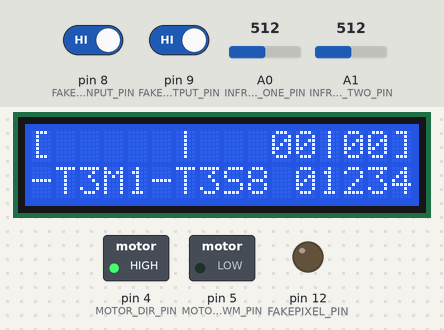
A sketch run on a simulated Arduino Uno, built with avr-gcc and run on an emulated ATmega328P. Parts: 16×2 character LCD, switched loads named in the sketch (green lamp = pin HIGH), output pins drawn as LEDs (lit = HIGH). The inputs (shaded band) are chosen by the test bench; at power-on: pin 9 (FAKESENSOR_OUTPUT_PIN) HIGH, pin 8 (FAKESENSOR_IINPUT_PIN) HIGH, A0 (INFRARED_ONE_PIN) = 512, A1 (INFRARED_TWO_PIN) = 512.

Above: at 1.05 s.
1.3 s: pin 9 (FAKESENSOR_OUTPUT_PIN) driven LOW
At 1.66 s:
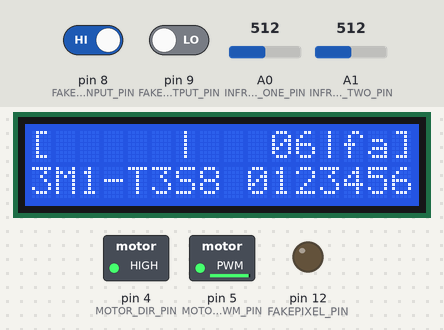
3.9 s: pin 8 (FAKESENSOR_IINPUT_PIN) driven LOW
At 4.17 s:
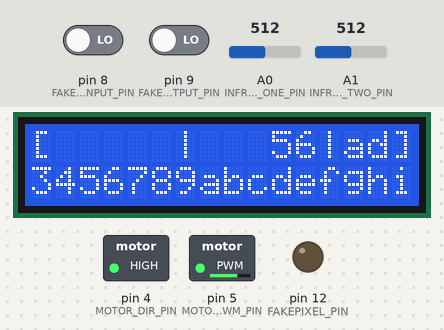
6.4 s: pin 8 (FAKESENSOR_IINPUT_PIN) driven HIGH
At 6.67 s:
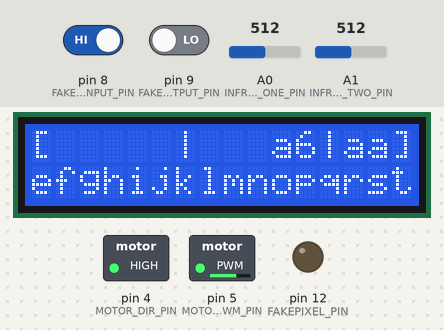
8.9 s: pin 9 (FAKESENSOR_OUTPUT_PIN) driven HIGH
At 9.16 s:
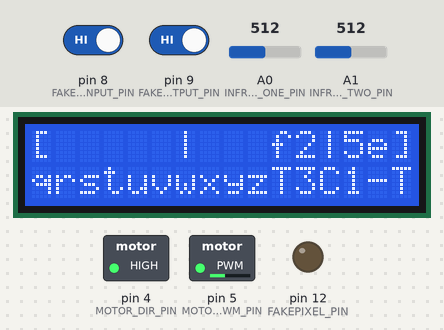
10.9 s: pin 9 (FAKESENSOR_OUTPUT_PIN) driven LOW
At 11.31 s:
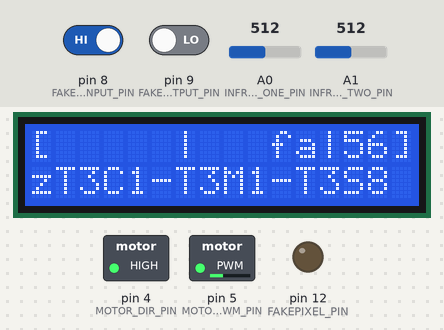
13.6 s: pin 8 (FAKESENSOR_IINPUT_PIN) driven LOW
At 13.82 s:
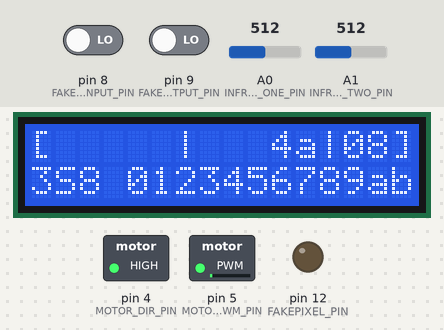
Timing chart, 0 to 16.6 s (numbered marks = the images above; inputs shaded):
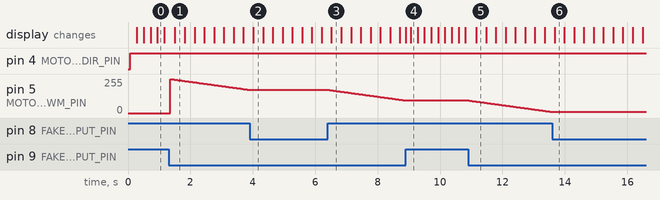

The sketch:

conglomeration_code.ino
```cpp
/* I2C LCD with Arduino example code. More info: https://www.makerguides.com */

// Include the libraries:
// LiquidCrystal_I2C.h: https://github.com/johnrickman/LiquidCrystal_I2C
#include <Wire.h> // Library for I2C communication
#include <LiquidCrystal_I2C.h> // Library for LCD

// BIGTODO ADD IN THE FIRST ROW DISPLAY BLOCK COLUMN IDX PRE-PROCESSOR VARS
#define COLS 16
#define ROWS 2

#define FIRSTROW_IDX 0
#define SECONROW_IDX 1

#define BACKLIGHT_BYTE 0xff
#define USING_CODE_CHUNK false

/*
Usually, they are either black, red, and white, or they are brown, red, and orange/yellow:
  brown or black = ground (GND, battery negative terminal)
  red = servo power (Vservo, battery positive terminal)
  orange, yellow, white, or blue = servo control signal line.
*/

// [ ] get the documentation for the motor driver stuff
// [ ] reorganise pins as per pin diagram
// BIGTODO PINS ON THE PIN DIAGRAM GIVEN
#define MOTOR_LIT_PIN 2 // light pin
#define MOTOR_LIT_PINMODE INPUT_PULLUP // light pin

#define MOTOR_DIR_PIN 4
#define MOTOR_DIR_PINMODE OUTPUT
#define MOTOR_DIR_VAL HIGH

#define MOTOR_PWM_PIN 5
#define MOTOR_PWM_PINMODE OUTPUT
#define MOTOR_ANALOG_VAL 0xff


#define INFRARED_THRESHOLD 10

#define INFRARED_ONE_PIN A0
#define INFRARED_ONE_PINMODE INPUT
#define INFRARED_TWO_PIN A1
#define INFRARED_TWO_PINMODE INPUT

// placeholder val for the pin iinput
#define FAKESENSOR_IINPUT_PIN 8
#define FAKESENSOR_IINPUT_PINMODE INPUT_PULLUP
#define FAKESENSOR_OUTPUT_PIN 9
#define FAKESENSOR_OUTPUT_PINMODE INPUT_PULLUP

#define FAKESENSOR_TEST_VAL LOW

#define FAKEPIXEL_PIN 12
#define FAKEPIXEL_PINMODE OUTPUT
#define FAKEPIXEL_VAL_ON HIGH
#define FAKEPIXEL_VAL_OFF LOW

#define SENSOR_IINPUT_TYPE 0
#define SENSOR_OUTPUT_TYPE 1

#define USING_STRING_FIRSTROW false
#define USING_STRING_SECONROW false

#define EMPTY_BLOCK_CHAR ' '
#define EMPTY_BLOCK_STR " "

#define SCROLL_FRAME_SNOOZE 0x7

// nth frame to update the display, must be at least 1
#define FRAMEUPDATE_DISPLAY_COUNTER 0x1

// #define UPDATE_FACTOR_TEXTSCROLL 0x3
#define UPDATE_FACTOR_CLOCK_BLINK 0xa


// BIGTODO CAN USE WIRES TO BREADBOARD FOR SWITCH ON OFF THE BACKLIIGHT LED
// Wiring: SDA pin is connected to A4 and SCL pin to A5.
// Connect to LCD via I2C, default address 0x27 (A0-A2 not jumpered)
LiquidCrystal_I2C lcd = LiquidCrystal_I2C(0x27, COLS, ROWS); // Change to (0x27,20,4) for 20x4 LCD.

static String hexRow = "0123456789abcdef";

#define FIRST_ROW_FRAME "[     |     |  ]"
#define TEAM_NAME "T3C1-T3M1-T3S8 0123456789abcdefghijklmnopqrstuvwxyz"

// BIGTODO NEED TO MOVE OVER TO USING AN ARRAY FOR EASY ADDRESSIING
// line string stores printed to display
static String firstRow = FIRST_ROW_FRAME;
static String seconRow = TEAM_NAME;

/* arr initialisation notes:

  int myInts[6];
  int myPins[] = {2, 4, 8, 3, 6};
  int mySensVals[5] = {2, 4, -8, 3, 2};
  char message[6] = "hello";
*/

static unsigned loopCounter = 0;

static unsigned marbleCount_currInternal = 0;
static unsigned marbleCount_totalServiced = 0;

// // used for what each char is on first row
// static char firstRowBlockChars[COLS];
// // used for what each char is on second row
// static char seconRowBlockChars[sizeof(seconRow)];

// static int firstRowWriteFrom = 0;
// static int seconRowWriteFrom = 0;

void setup() {
  // Initiate the LCD:
  lcd.init();
  lcd.setBacklight(BACKLIGHT_BYTE);
  // lcd.backlight();

  // pixel thingy
  pinMode(FAKEPIXEL_PIN, FAKEPIXEL_PINMODE);
  // [ ] figure out pwm pin handling
  pinMode(MOTOR_LIT_PIN, MOTOR_LIT_PINMODE);
  pinMode(MOTOR_DIR_PIN, MOTOR_DIR_PINMODE);
  pinMode(MOTOR_PWM_PIN, MOTOR_PWM_PINMODE);
  // [ ] figure out sensor pin handling
  // set for internal resistor
  pinMode(FAKESENSOR_IINPUT_PIN, FAKESENSOR_IINPUT_PINMODE);
  pinMode(FAKESENSOR_OUTPUT_PIN, FAKESENSOR_OUTPUT_PINMODE);

  // infrared sensor code
  pinMode(INFRARED_ONE_PIN, INFRARED_ONE_PINMODE);
  pinMode(INFRARED_TWO_PIN, INFRARED_TWO_PINMODE);

  setupRowStrings();
}

// [ ] reorganise functions as per UML / necessity

// WARN: may give idx out of boundss if needs null char
void emptyScreen(){
  // loop all and empty
  for (int i = 0; i < sizeof(firstRow)-1; i++)
  {
    firstRow.setCharAt(i,EMPTY_BLOCK_CHAR);
  }

  // same for second
  for (int i = 0; i < sizeof(seconRow)-1; i++)
  {
    seconRow.setCharAt(i,EMPTY_BLOCK_CHAR);
  }
}

void fillRows(){
  // // loop all and empty
  // for (int i = 0; i < sizeof(firstRowBlockChars); i++)
  // {
  //   firstRowBlockChars[i] = firstRow.charAt(i);
  // }
  // // loop all and empty
  // for (int i = 0; i < sizeof(seconRowBlockChars); i++)
  // {
  //   seconRowBlockChars[i] = firstRow.charAt(i);
  // }
  firstRow = FIRST_ROW_FRAME;
  seconRow = TEAM_NAME;
}

// setup the default things in our char arrays
void setupRowStrings(){
  // fill with the strings?
  fillRows();
}

// BIGTODO: look into making this a pre-processor macro
// for snoozing frame timeoutss
unsigned testFrameTimeout(unsigned frameTimeout){
  return !(loopCounter%frameTimeout);
}

// BIGTODO: change this to have the different pin inputs handle
//          also iinclude that we need to map what pins have what values as standard
//          so HIIGH or LOW for theiir normal thing
int receivedSensorInput(int sensorValue){
  if(sensorValue == FAKESENSOR_TEST_VAL){
    return 1; // 1 as true
  }
  return 0; // 0 as false
}

// advance by one character in the line
void scrollText(int lineIdx){
  // ordered so compiler will optimise
  switch (lineIdx) {
    case FIRSTROW_IDX:
      firstRow = firstRow.substring(1)+firstRow.substring(0,1);
      break;
    case SECONROW_IDX:
      seconRow = seconRow.substring(1)+seconRow.substring(0,1);
      break;
    default:
      seconRow = seconRow.substring(1)+seconRow.substring(0,1);
      break;
  }
}

// only grabs 0-15
//  WARN: gives an index out of bounds if more than 15
char getHexChar(unsigned val){
  return hexRow.charAt(val);
}

// need to decide whether we write the number with function or not?
//  WARN gives an index out of bounds if the colIdx is >= length of row string
void addNumberToBuffer(int colIdx, int rowIdx, unsigned numberAddingToBuffer){
  // based on row
  //  ordered so compiler will optimise with pointer math
  switch (rowIdx) {
    // for the first row bracketables
    case FIRSTROW_IDX:
      // first hex digit
      firstRow.setCharAt(colIdx,getHexChar((0xf0&numberAddingToBuffer)>>4));
      // second hex digit
      firstRow.setCharAt(colIdx+1,getHexChar(0xf&numberAddingToBuffer));
      break;
    // incase we want to change the scrolling text
    case SECONROW_IDX:
    default:
      // first hex digit
      seconRow.setCharAt(colIdx,getHexChar((0xf0&numberAddingToBuffer)>>4));
      // second hex digit
      seconRow.setCharAt(colIdx+1,getHexChar(0xf&numberAddingToBuffer));
      break;
  }
}


void updateCounterDisplays(){
  // check that it's the current frame that we want it on
  if(testFrameTimeout(FRAMEUPDATE_DISPLAY_COUNTER)){
    // hand off number adding
    addNumberToBuffer(COLS-3,FIRSTROW_IDX,marbleCount_currInternal);
    addNumberToBuffer(COLS-6,FIRSTROW_IDX,marbleCount_totalServiced);

  }
}

void updateDisplay(){
  // Set the cursor on the first column and first row.
  lcd.setCursor(0, FIRSTROW_IDX);


  updateCounterDisplays();


  lcd.print(firstRow); // Print the striing way


  // Set the cursor on the first column and second row.
  lcd.setCursor(0, SECONROW_IDX);

  lcd.print(seconRow.substring(0,COLS)); // Print the striing way
}

// [ ] get the sensor documentation
// [ ] get code for the sensor stuff

// this handles the sensor
void handleFakeSensorInput(int inputType){
  // ordered so compiler will be happy and use
  //  pointer math
  switch (inputType) {
  // check input type
  case SENSOR_IINPUT_TYPE:
    marbleCount_currInternal++;
    break;
  // otherwise assume out
  case SENSOR_OUTPUT_TYPE:
  default:
    marbleCount_currInternal--;
    marbleCount_totalServiced++;
    break;
  }
}
// this handles the sensor
void handleInfraredSensorInput(){
  int sensorValueOne = analogRead(INFRARED_ONE_PIN);
  int sensorValueTwo = analogRead(INFRARED_TWO_PIN);
  if(sensorValueOne <= INFRARED_THRESHOLD){
    digitalWrite(FAKEPIXEL_PIN,FAKEPIXEL_VAL_ON);
  }else {
    digitalWrite(FAKEPIXEL_PIN,FAKEPIXEL_VAL_OFF);
  }
}

void motorUpdate(){
  // write to PWM pin?
  analogWrite(MOTOR_PWM_PIN, (marbleCount_currInternal&0xff));
  // DIR
  digitalWrite(MOTOR_DIR_PIN, MOTOR_DIR_VAL);
}


// main loop
void loop() {
  // loop ticker
  loopCounter++;
  // for the button1 input
  int iinputSensorVal = digitalRead(FAKESENSOR_IINPUT_PIN);
  // for the button2 input
  int outputSensorVal = digitalRead(FAKESENSOR_OUTPUT_PIN);


  // if(marbleCount_currInternal!=0){
  //   digitalWrite(FAKEPIXEL_PIN,FAKEPIXEL_VAL_ON);
  // } else{
  //   digitalWrite(FAKEPIXEL_PIN,FAKEPIXEL_VAL_OFF);
  // }

  // HANDOF FOR MOTOR
  motorUpdate();

  if(testFrameTimeout(SCROLL_FRAME_SNOOZE)){
    scrollText(SECONROW_IDX);
  }

  handleInfraredSensorInput();

  // reads input types input
  if(receivedSensorInput(iinputSensorVal)){
    handleFakeSensorInput(SENSOR_IINPUT_TYPE);
  }
  // reads output typed input
  if(receivedSensorInput(outputSensorVal)){
    handleFakeSensorInput(SENSOR_OUTPUT_TYPE);
  }

  // hand off for updating displays
  updateDisplay();
}
```

Measured:
- after the input at 1.3 s, the display: changes after 0.21 s (image 1)
- after the input at 3.9 s, pin 5 (MOTOR_PWM_PIN): goes on until 3.9 s, then stays 173/255; the display: changes after 0.11 s (image 2)
- after the input at 6.4 s, pin 5 (MOTOR_PWM_PIN): moves from 173/255 to 95/255 over 2.4 s, starting after 0.06 s; the display: changes after 0.12 s (image 3)
- after the input at 8.9 s, pin 5 (MOTOR_PWM_PIN): goes on until 8.9 s, then stays 94/255; the display: first changes at once (image 4 shows a later state)
- after the input at 10.9 s, pin 5 (MOTOR_PWM_PIN): moves from 94/255 to 9/255 over 2.6 s, starting at once; the display: changes after 0.26 s (image 5)
- after the input at 13.6 s, pin 5 (MOTOR_PWM_PIN): goes on until 13.6 s, then stays 8/255
